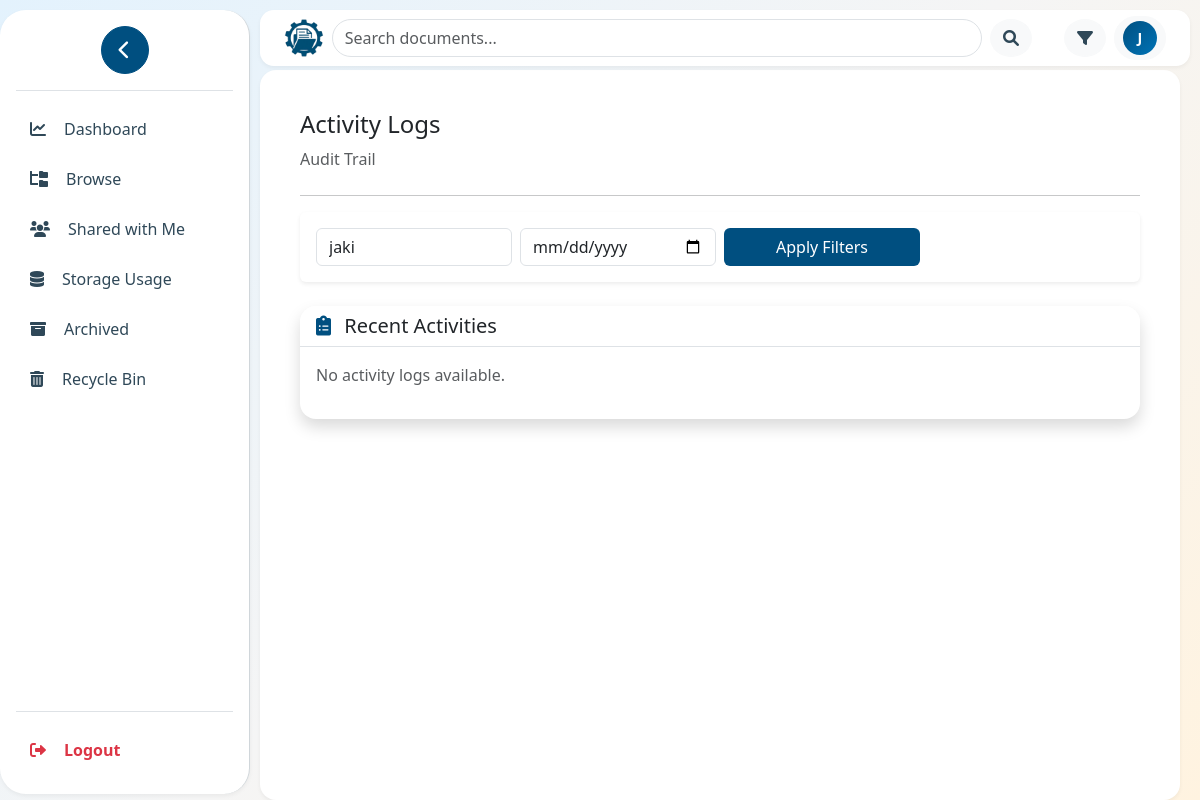
/logs/audit.php?user=jaki (signed in), run on an earlier commit of the app's database.
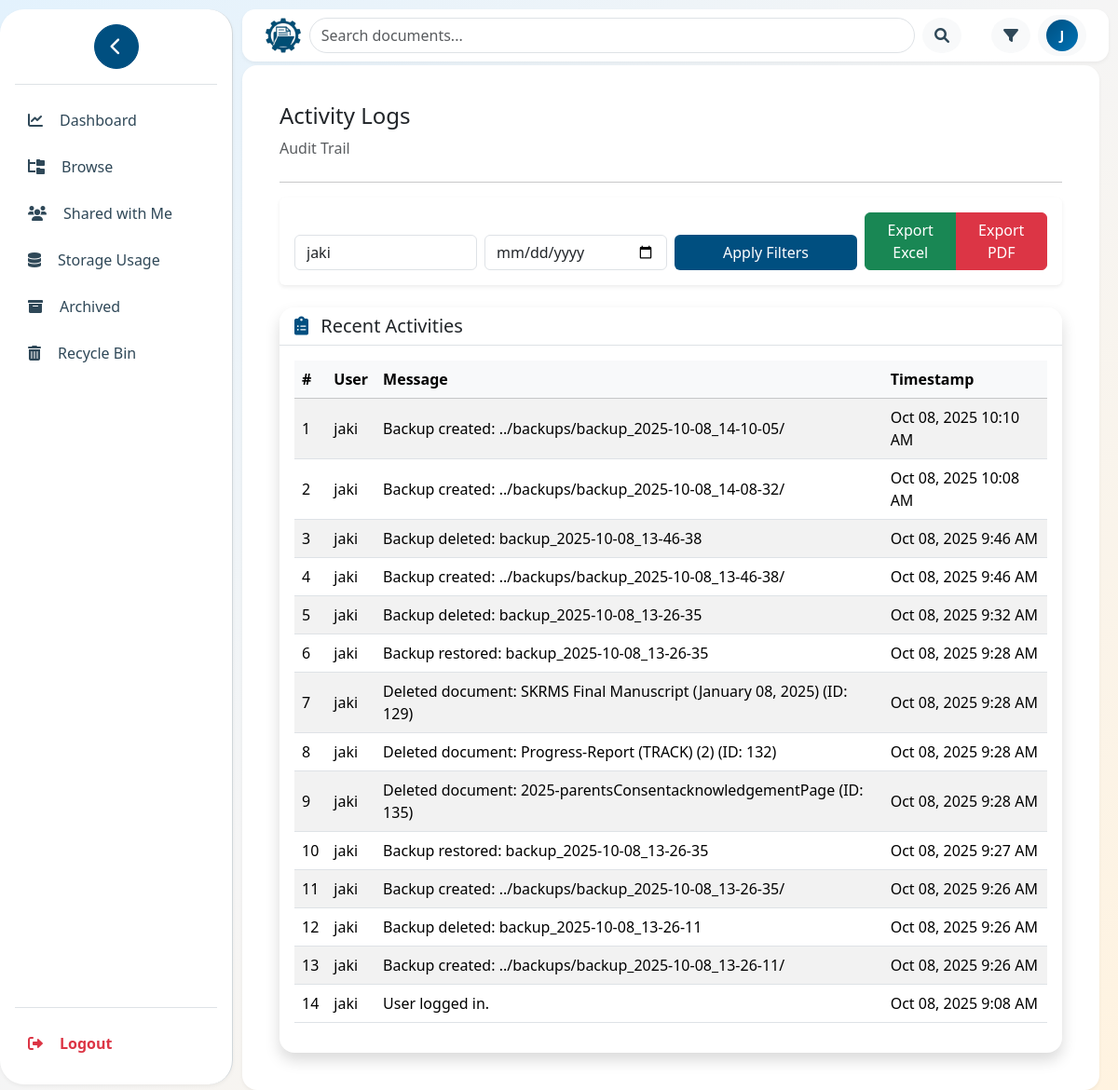
And on a later commit of the database.
### tables this page shows
CREATE TABLE `activity_logs` (
  `id` int(11) NOT NULL,
  `user_id` int(11) NOT NULL,
  `action` varchar(50) NOT NULL,
  `message` text NOT NULL,
  `timestamp` datetime DEFAULT current_timestamp()
);

CREATE TABLE `users` (
  `id` int(11) NOT NULL,
  `username` varchar(100) NOT NULL,
  `email` varchar(100) NOT NULL,
  `password` varchar(200) NOT NULL,
  `full_name` varchar(100) DEFAULT NULL,
  `role` enum('user','admin','superadmin') DEFAULT 'user',
  `created_at` datetime DEFAULT current_timestamp(),
  `updated_at` datetime DEFAULT current_timestamp() ON UPDATE current_timestamp(),
  `is_logged_in` tinyint(1) DEFAULT 0,
  `status` enum('pending','active','disabled') DEFAULT 'pending'
);

### logs/audit.php (the view, shortened to what this page needs)
<?php
$conn = new mysqli(DB_HOST, DB_USER, DB_PASS, DB_NAME);
$userFilter = $_GET['user'] ?? '';
$dateFilter = $_GET['date'] ?? '';
$sql = "SELECT a.id, u.username, a.message, a.timestamp
        FROM activity_logs a
        LEFT JOIN users u ON a.user_id = u.id";
$conditions = [];
$params = [];
$types = '';
if (!empty($userFilter)) {
    $conditions[] = "u.username LIKE ?";
    $params[] = '%' . $userFilter . '%';
    $types .= 's';
}
if ($conditions) {
    $sql .= " WHERE " . implode(" AND ", $conditions);
}
$sql .= " ORDER BY a.timestamp DESC";
$stmt = $conn->prepare($sql);
if ($params) {
    $stmt->bind_param($types, ...$params);
}
$stmt->execute();
$result = $stmt->get_result();
$recent_logs = $result->fetch_all(MYSQLI_ASSOC);
include '../includes/header.php';
?>
<div class="container-fluid px-4">
    <h4 class="mt-4">Activity Logs</h4>
    <ol class="breadcrumb mb-4">
        <li class="breadcrumb-item active">Audit Trail</li>
    </ol>
    <hr>
    <div class="card mb-4 shadow-sm border-0">
        <div class="card-body">
            <form method="GET" class="row g-2 align-items-end">
                <div class="col-md-3">
                    <input type="text" name="user" class="form-control" placeholder="Filter by username..." value="<?= htmlspecialchars($userFilter) ?>">
                </div>
                <div class="col-md-3">
                    <input type="date" name="date" class="form-control" value="<?= htmlspecialchars($dateFilter) ?>">
                </div>
                <div class="col-md-3">
                    <button type="submit" class="btn w-100" style="background-color: #004F80; color: white;">Apply Filters</button>
                </div>
                <div class="col-md-3 text-end">
                    <?php if (count($recent_logs) > 0): ?>
                        <div class="btn-group w-100">
                            <a href="?<?= http_build_query(array_merge($_GET, ['export' => 'excel'])) ?>" class="btn btn-success w-50">Export Excel</a>
                            <a href="?<?= http_build_query(array_merge($_GET, ['export' => 'pdf'])) ?>" class="btn btn-danger w-50">Export PDF</a>
                        </div>
                    <?php endif; ?>
                </div>
            </form>
        </div>
    </div>
    <div class="card mb-4 shadow rounded-4 border-0">
        <div class="card-header d-flex justify-content-between align-items-center bg-white border-bottom rounded-top-4">
            <h5 class="mb-0">
                <i class="fas fa-clipboard-list me-2" style="color:#004F80;"></i> Recent Activities
            </h5>
        </div>
        <div class="card-body">
            <?php if (empty($recent_logs)): ?>
                <p class="text-muted">No activity logs available.</p>
            <?php else: ?>
                <div class="table-responsive">
                    <table class="table table-striped table-hover align-middle">
                        <thead class="table-light">
                            <tr>
                                <th>#</th>
                                <th>User</th>
                                <th>Message</th>
                                <th>Timestamp</th>
                            </tr>
                        </thead>
                        <tbody>
                            <?php foreach ($recent_logs as $index => $log): ?>
                                <tr>
                                    <td><?= $index + 1 ?></td>
                                    <td><?= htmlspecialchars($log['username'] ?? 'Unknown') ?></td>
                                    <td><?= htmlspecialchars($log['message']) ?></td>
                                    <td><?= date('M d, Y g:i A', strtotime($log['timestamp'])) ?></td>
                                </tr>
                            <?php endforeach; ?>
                        </tbody>
                    </table>
                </div>
            <?php endif; ?>
        </div>
    </div>
</div>

What changed in the data, as far as the page shows it:
added activity_logs: user.username "jaki", message "Backup created: ../backups/backup_2025-10-08_14-10-05/", timestamp "Oct 08, 2025 10:10 AM"
added activity_logs: user.username "jaki", message "Backup created: ../backups/backup_2025-10-08_14-08-32/", timestamp "Oct 08, 2025 10:08 AM"
added activity_logs: user.username "jaki", message "Backup deleted: backup_2025-10-08_13-46-38", timestamp "Oct 08, 2025 9:46 AM"
added activity_logs: user.username "jaki", message "Backup created: ../backups/backup_2025-10-08_13-46-38/", timestamp "Oct 08, 2025 9:46 AM"
added activity_logs: user.username "jaki", message "Backup deleted: backup_2025-10-08_13-26-35", timestamp "Oct 08, 2025 9:32 AM"
added activity_logs: user.username "jaki", message "Backup restored: backup_2025-10-08_13-26-35", timestamp "Oct 08, 2025 9:28 AM"
added activity_logs: user.username "jaki", message "Deleted document: SKRMS Final Manuscript (January 08, 2025) (ID: 129)", timestamp "Oct 08, 2025 9:28 AM"
added activity_logs: user.username "jaki", message "Deleted document: Progress-Report (TRACK) (2) (ID: 132)", timestamp "Oct 08, 2025 9:28 AM"
added activity_logs: user.username "jaki", message "Deleted document: 2025-parentsConsentacknowledgementPage (ID: 135)", timestamp "Oct 08, 2025 9:28 AM"
added activity_logs: user.username "jaki", message "Backup restored: backup_2025-10-08_13-26-35", timestamp "Oct 08, 2025 9:27 AM"
added activity_logs: user.username "jaki", message "Backup created: ../backups/backup_2025-10-08_13-26-35/", timestamp "Oct 08, 2025 9:26 AM"
added activity_logs: user.username "jaki", message "Backup deleted: backup_2025-10-08_13-26-11", timestamp "Oct 08, 2025 9:26 AM"
added activity_logs: user.username "jaki", message "Backup created: ../backups/backup_2025-10-08_13-26-11/", timestamp "Oct 08, 2025 9:26 AM"
added activity_logs: user.username "jaki", message "User logged in.", timestamp "Oct 08, 2025 9:08 AM"
Also different on the page:
text no longer shown: "No activity logs available."
text now shown: "Export Excel Export PDF # User Message Timestamp"
